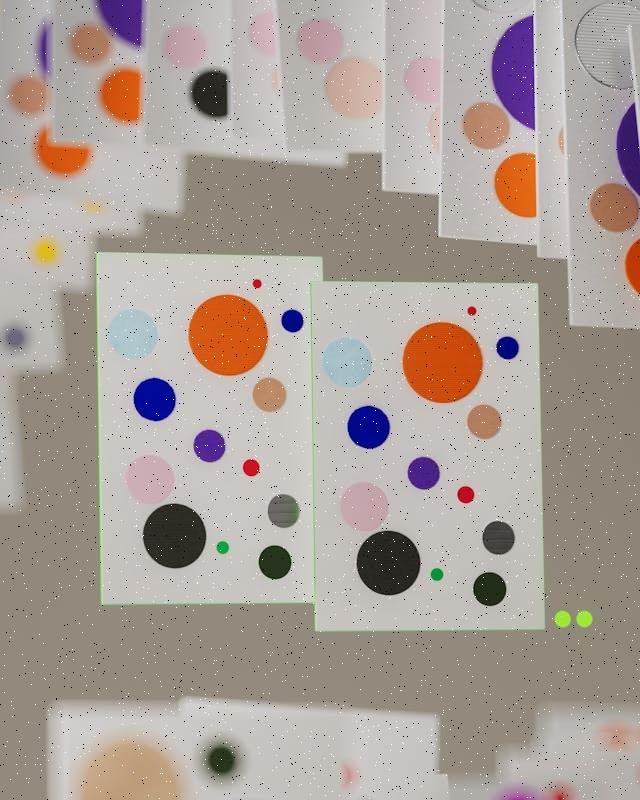
#> input picture image_processing/resources/blob_img_1.jpg, 640 x 800 px; its folder holds only this picture in this run
$ jupyter execute --allow-errors blob_detection.ipynb   (shell and % lines are left out)
#> lines starting #> are read from the running program, lines starting #| are printed output that depends on the picture; after the words box and inside, x2 and y2 are one past the last pixel; in counts of white or black regions, pixels touching at a corner belong together
<h1 style="color:rgb(150,100,10)">Computer Vision</h1>
<h2 style="color:rgb(150,100,10)">Image Processing Basics </h2>

<b>This file is part of the "Computer Vision Course 2026W" UE material.</b>

[cell 1]
import numpy as np
import cv2 as cv
from matplotlib import pyplot as plt
import os
import glob
from math import pi
from skimage import feature
import zipfile
import pandas as pd

#> (the rest of this cell did not finish here and is left out)

<a name="Blob-Detection"></a>

<h2>Blob Detection and Analysis</h2>

<p>
Building a complete blob detection pipeline.

Starting from an input image, progressively implementing each processing stage, including image preprocessing, thresholding, morphological operations, connected component analysis, and contour detection.

</p>

<b>Preparing the input image for the blob-detection pipeline.</b>

<ul>
<li>Loaded `blob_img_1.jpg` from the `resources` folder using OpenCV.</li>
<li>Converted the image from OpenCV's BGR color format to RGB for correct visualization.</li>
<li>Converted the original image to grayscale for subsequent image-processing steps.</li>
<li>Displayed the RGB and grayscale images side by side.</li>
</ul>

[cell 2]
def load_image(filename):
    # Load image (OpenCV loads images in BGR format)
#> called with filename = 'resources/blob_img_1.jpg'
    image = cv.imread(filename)
#> image is the input picture: shape (800, 640, 3); mean B, G, R 153.1, 160.3, 171.1

    # Convert BGR to RGB
    rgb_image = cv.cvtColor(image, cv.COLOR_BGR2RGB)

    # Convert BGR to Grayscale
    gray_image = cv.cvtColor(image, cv.COLOR_BGR2GRAY)
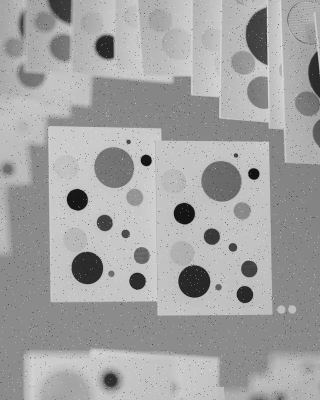
#> gray_image: shape (800, 640) (shown at 1/2 size); min 0, max 255, mean 162.7

    return rgb_image, gray_image

rgb_image, gray_image = load_image(
    "resources/blob_img_1.jpg"
)

plt.figure(figsize=(12, 5))

plt.subplot(1, 2, 1)
plt.imshow(rgb_image)
plt.title("Original RGB Image")
plt.axis("off")

plt.subplot(1, 2, 2)
plt.imshow(gray_image, cmap="gray")
plt.title("Grayscale Image")
plt.axis("off")

plt.tight_layout()
plt.show()
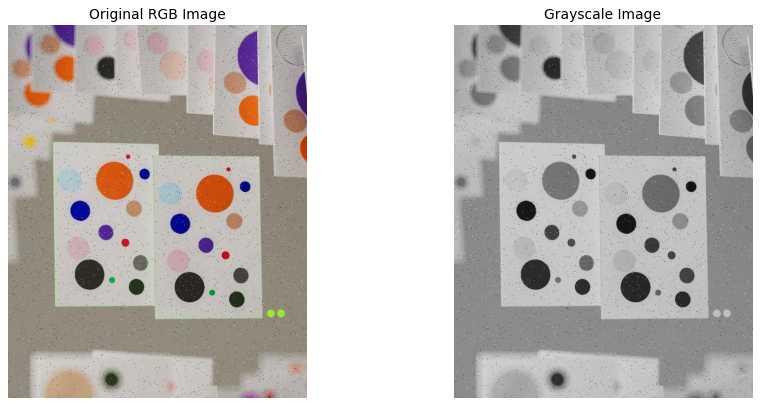
#> figure drawn by matplotlib, 2 panels

<b>A suitable threshold for separating the foreground blobs from the background.</b>

<ul>
<li>Implemented inverse binary thresholding to separate foreground blobs from the darker background.</li>
<li>Evaluated a range of threshold values and visualized the resulting binary images for comparison.</li>
<li>Selected a threshold value based on the visual quality of foreground/background separation.</li>
<li>Stored the selected threshold in `selected_threshold` and generated the corresponding binary image.</li>
</ul>

[cell 3]
def threshold_image(gray_image, threshold):

    # Apply inverse binary thresholding
    _, binary_image = cv.threshold(
        gray_image,
        threshold,
        255,
        cv.THRESH_BINARY_INV
    )

    return binary_image

# different threshold values
threshold_values = [50, 75, 100, 125, 150, 175, 200]

plt.figure(figsize=(15, 9))

for i, threshold in enumerate(threshold_values):

    binary_image = threshold_image(gray_image, threshold) # grayscale image from the previous cell

    plt.subplot(2, 4, i + 1)
    plt.imshow(binary_image, cmap="gray")
    plt.title(f"Threshold = {threshold}")
    plt.axis("off")
#> this loop made 7 passes
#> pass 1, in threshold_image, `_, binary_image = cv.threshold( gray_image, threshold, 255, cv.THRESH_..`:
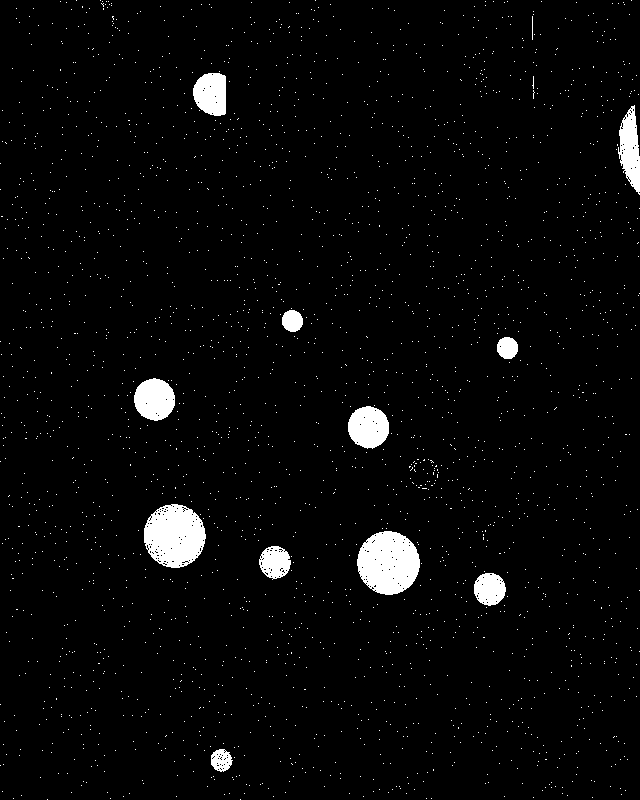
#> binary_image: shape (800, 640); 3.2% white; 2510 white regions (2498 under 20 px), largest, box (x1, y1, x2, y2) and area: (357, 531, 420, 595) 3073, (144, 504, 206, 568) 2969, (348, 406, 389, 449) 1354

plt.tight_layout()
plt.show()
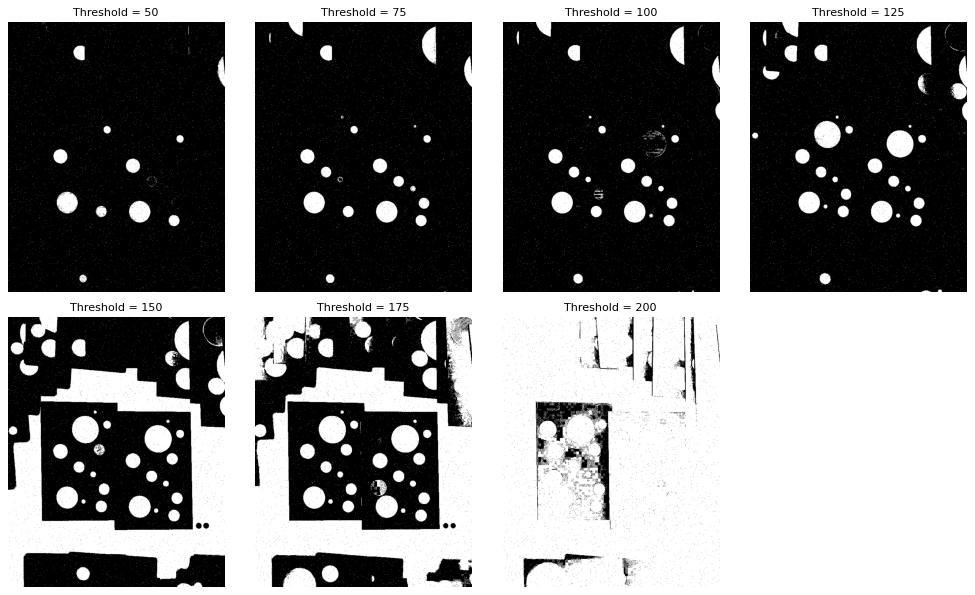
#> figure drawn by matplotlib, 7 panels

selected_threshold = 125

binary_image = threshold_image(
    gray_image,
    selected_threshold
)
#> in threshold_image (call 8), `_, binary_image = cv.threshold( gray_image, threshold, 255, cv.THRESH_..`:
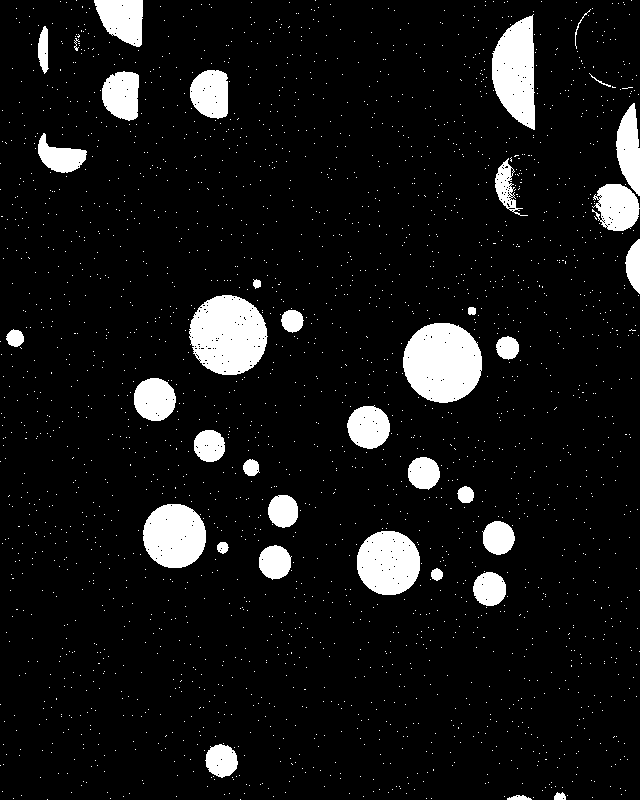
#> binary_image: shape (800, 640); 8.5% white; 2375 white regions (2338 under 20 px), largest, box (x1, y1, x2, y2) and area: (403, 323, 482, 403) 4967, (189, 295, 268, 375) 4803, (492, 14, 535, 130) 3553

plt.figure(figsize=(7, 5))
plt.imshow(binary_image, cmap="gray")
plt.title(f"Selected Threshold = {selected_threshold}")
plt.axis("off")
plt.show()

<b>How Gaussian filtering affects the appearance and detection of image blobs.</b>

<ul>
<li>Applied Gaussian smoothing to the grayscale image before thresholding.</li>

<li>ATested different Gaussian kernel sizes to investigate their effects on noise reduction and blob detail.</li>

<li>Compared the resulting binary images and selected a kernel size that retained the target blob shapes.</li>

<li>Stored the selected kernel size in `selected_gaussian_kernel` and the resulting binary image in `binary_filtered`.</li>
</ul>

[cell 4]
def apply_gaussian_threshold(gray_image,threshold,kernel_size):

    filtered_image = cv.GaussianBlur(
        gray_image,
        kernel_size,
        0
    )

    # Applying inverse thresholding
    _, binary_image = cv.threshold(
        filtered_image,
        threshold,
        255,
        cv.THRESH_BINARY_INV
    )

    return filtered_image, binary_image

# different Gaussian kernel sizes
kernel_sizes = [(5, 5), (11, 11), (19, 19)]

plt.figure(figsize=(15, 5))

for i, kernel_size in enumerate(kernel_sizes):

    filtered_image, binary_image = apply_gaussian_threshold(
        gray_image,
        selected_threshold,
        kernel_size
    )

    plt.subplot(1, 3, i + 1)
    plt.imshow(binary_image, cmap="gray")
    plt.title(f"Kernel = {kernel_size}")
    plt.axis("off")
#> this loop made 3 passes
#> pass 1, in apply_gaussian_threshold, `_, binary_image = cv.threshold( filtered_image, threshold, 255, cv.THR..`:
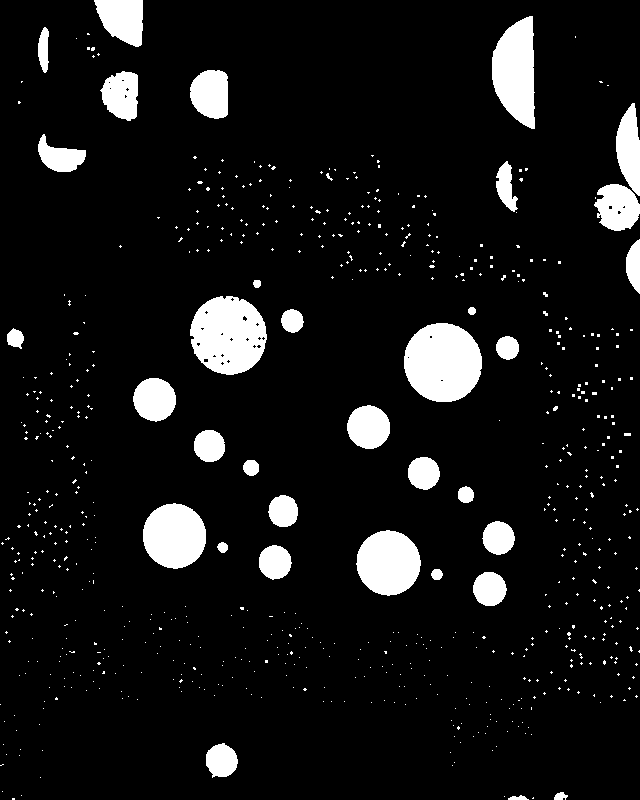
#> binary_image: shape (800, 640); 8.5% white; 682 white regions (646 under 20 px), largest, box (x1, y1, x2, y2) and area: (404, 323, 482, 402) 4872, (190, 296, 267, 375) 4615, (492, 16, 535, 129) 3560

plt.tight_layout()
plt.show()
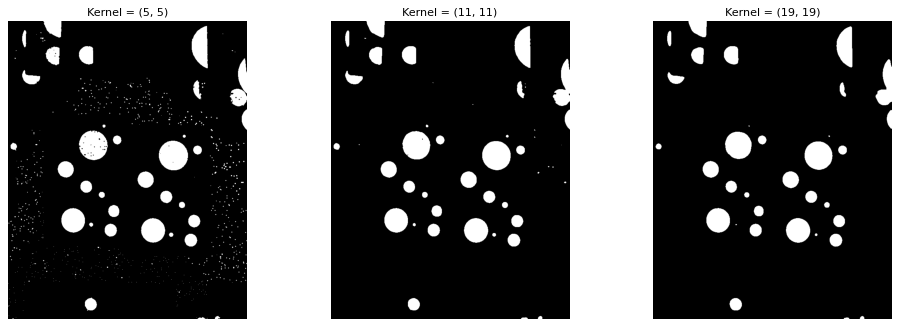
#> figure drawn by matplotlib, 3 panels


selected_gaussian_kernel = (5, 5)

filtered_image, binary_filtered = apply_gaussian_threshold(
    gray_image,
    selected_threshold,
    selected_gaussian_kernel
)

plt.figure(figsize=(12, 5))

plt.subplot(1, 2, 1)
plt.imshow(filtered_image, cmap="gray")
plt.title("Gaussian Filtered Image")
plt.axis("off")

plt.subplot(1, 2, 2)
plt.imshow(binary_filtered, cmap="gray")
plt.title("Binary Image After Gaussian Filtering")
plt.axis("off")

plt.tight_layout()
plt.show()

<b>Refining the detected blobs using morphological operations</b>

<ul>

<li>Created rectangular structuring elements of different sizes.</li>

<li>Applied morphological opening (erosion followed by dilation) to the thresholded image to remove small foreground noise.</li>

<li>Compared the results for different kernel sizes and selected a suitable size that cleaned the image while preserving the target blobs.</li>

<li>Stored the selected kernel size in `selected_morphology_kernel` and the cleaned binary image in `binary_clean`.</li>

<ul>

[cell 5]
def apply_morphological_opening(binary_image,kernel_size):

    kernel = cv.getStructuringElement(
        cv.MORPH_RECT,
        kernel_size
    )

    cleaned_image = cv.morphologyEx(
        binary_image,
        cv.MORPH_OPEN,
        kernel
    )

    return cleaned_image

# different structuring element sizes
morphology_sizes = [(3, 3), (5, 5), (9, 9)]

plt.figure(figsize=(15, 5))

for i, kernel_size in enumerate(morphology_sizes):

    cleaned_image = apply_morphological_opening(
        binary_filtered, # binary image from the apply_gaussian_threshold
        kernel_size
    )

    plt.subplot(1, 3, i + 1)
    plt.imshow(cleaned_image, cmap="gray")
    plt.title(f"Kernel = {kernel_size}")
    plt.axis("off")
#> this loop made 3 passes
#> pass 3, in apply_morphological_opening (call 3), `cleaned_image = cv.morphologyEx( binary_image, cv.MORPH_OPEN, kernel )`:
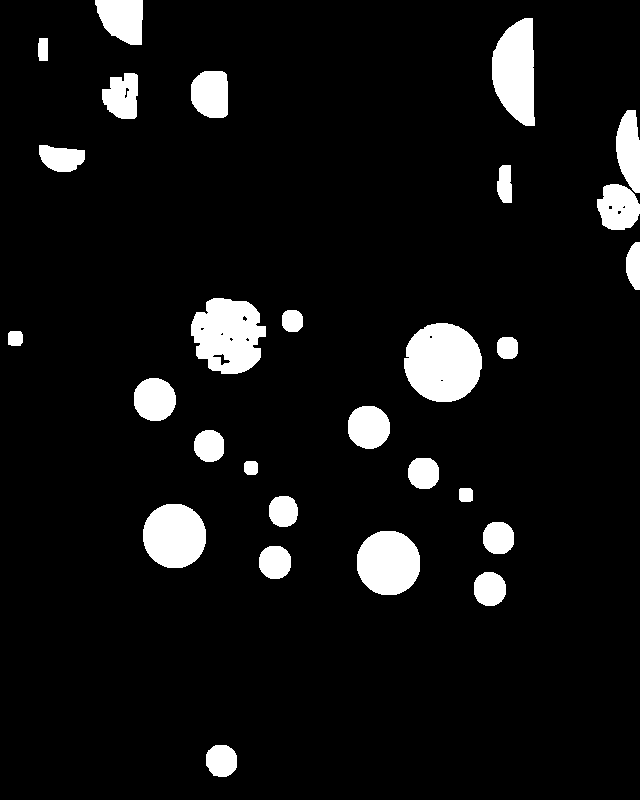
#> cleaned_image: shape (800, 640); 7.6% white; 28 white regions, largest, box (x1, y1, x2, y2) and area: (404, 323, 482, 402) 4854, (191, 298, 266, 374) 4206, (492, 18, 535, 126) 3524

plt.tight_layout()
plt.show()

selected_morphology_kernel = (3, 3)

binary_clean = apply_morphological_opening(
    binary_filtered,
    selected_morphology_kernel
)
#> (the rest of the program and of its run is left out)
